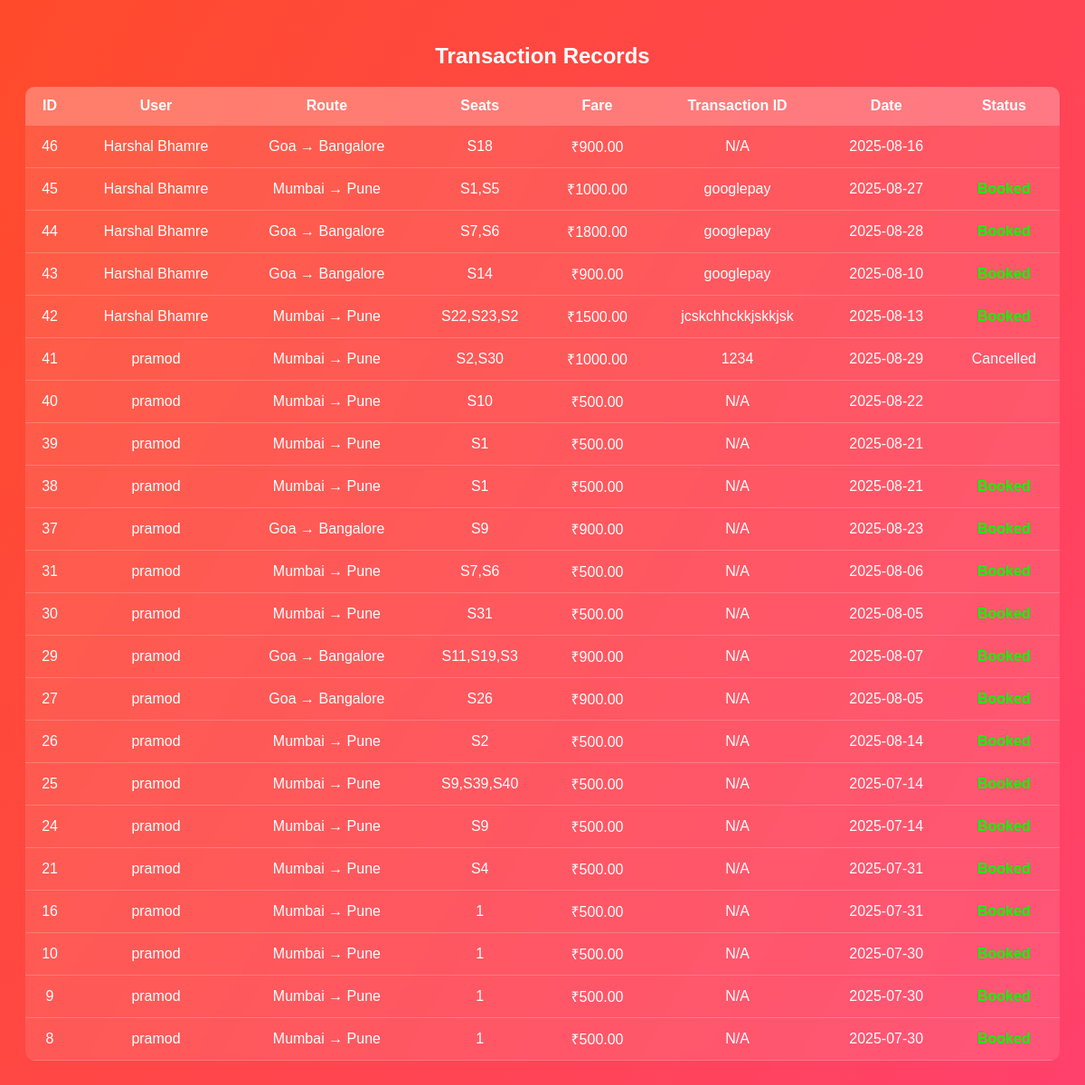
/admin/manage_transaction.php (signed in), run on the app's committed database.
### tables this page shows
CREATE TABLE `bookings` (
  `id` int(11) NOT NULL,
  `user_id` int(11) NOT NULL,
  `source` varchar(100) NOT NULL,
  `destination` varchar(100) NOT NULL,
  `fare` decimal(10,2) NOT NULL,
  `bus_id` int(11) NOT NULL,
  `seat_number` varchar(10) NOT NULL,
  `booking_date` date NOT NULL,
  `status` enum('booked','cancelled') DEFAULT 'booked',
  `transaction_id` varchar(100) DEFAULT NULL
);

CREATE TABLE `users` (
  `id` int(11) NOT NULL,
  `name` varchar(100) NOT NULL,
  `email` varchar(100) NOT NULL,
  `phone` varchar(15) NOT NULL,
  `password` varchar(255) NOT NULL,
  `created_at` timestamp NOT NULL DEFAULT current_timestamp()
);

### admin/manage_transaction.php (the view, shortened to what this page needs)
<?php
include 'config.php';
$sql = "SELECT b.id, u.name AS user_name, b.source, b.destination, b.fare, b.seat_number, b.booking_date, b.transaction_id, b.status
        FROM bookings b
        JOIN users u ON b.user_id = u.id
        ORDER BY b.id DESC";
$result = $conn->query($sql);
?>
<!DOCTYPE html>
<html lang="en">
<head>
</head>
<body>
    <h2>Transaction Records</h2>
    <table>
        <thead>
            <tr>
                <th>ID</th>
                <th>User</th>
                <th>Route</th>
                <th>Seats</th>
                <th>Fare</th>
                <th>Transaction ID</th>
                <th>Date</th>
                <th>Status</th>
            </tr>
        </thead>
        <tbody>
            <?php while ($row = $result->fetch_assoc()): ?>
            <tr>
                <td><?php echo $row['id']; ?></td>
                <td><?php echo htmlspecialchars($row['user_name']); ?></td>
                <td><?php echo $row['source']." → ".$row['destination']; ?></td>
                <td><?php echo htmlspecialchars($row['seat_number']); ?></td>
                <td>₹<?php echo $row['fare']; ?></td>
                <td><?php echo $row['transaction_id'] ?: 'N/A'; ?></td>
                <td><?php echo $row['booking_date']; ?></td>
                <td class="status-<?php echo strtolower($row['status']); ?>">
                    <?php echo ucfirst($row['status']); ?>
                </td>
            </tr>
            <?php endwhile; ?>
        </tbody>
    </table>
</body>
</html>

### admin/manage_transaction.php (style rules this page uses)
body { font-family: Arial, sans-serif; background: linear-gradient(120deg, #ff4b2b, #ff416c); color: #fff; padding: 20px; }
h2 { text-align: center; margin-bottom: 20px; }
table { width: 100%; border-collapse: collapse; background: rgba(255,255,255,0.1); backdrop-filter: blur(5px); border-radius: 10px; overflow: hidden; }
th, td { padding: 12px; text-align: center; border-bottom: 1px solid rgba(255,255,255,0.2); }
th { background: rgba(255,255,255,0.2); }
.status-booked { color: #0f0; font-weight: bold; }

### data on the page
bookings: id "46", user.name "Harshal Bhamre", source "Goa", destination "Bangalore", seat_number "S18", fare "900.00", transaction "N/A", booking_date "2025-08-16"
bookings: id "45", user.name "Harshal Bhamre", source "Mumbai", destination "Pune", seat_number "S1,S5", fare "1000.00", transaction "googlepay", booking_date "2025-08-27"
bookings: id "44", user.name "Harshal Bhamre", source "Goa", destination "Bangalore", seat_number "S7,S6", fare "1800.00", transaction "googlepay", booking_date "2025-08-28"
bookings: id "43", user.name "Harshal Bhamre", source "Goa", destination "Bangalore", seat_number "S14", fare "900.00", transaction "googlepay", booking_date "2025-08-10"
bookings: id "42", user.name "Harshal Bhamre", source "Mumbai", destination "Pune", seat_number "S22,S23,S2", fare "1500.00", transaction "jcskchhckkjskkjsk", booking_date "2025-08-13"
bookings: id "41", user.name "pramod", source "Mumbai", destination "Pune", seat_number "S2,S30", fare "1000.00", transaction "1234", booking_date "2025-08-29", status "Cancelled"
bookings: id "40", user.name "pramod", source "Mumbai", destination "Pune", seat_number "S10", fare "500.00", transaction "N/A", booking_date "2025-08-22"
bookings: id "39", user.name "pramod", source "Mumbai", destination "Pune", seat_number "S1", fare "500.00", transaction "N/A", booking_date "2025-08-21"
bookings: id "38", user.name "pramod", source "Mumbai", destination "Pune", seat_number "S1", fare "500.00", transaction "N/A", booking_date "2025-08-21"
bookings: id "37", user.name "pramod", source "Goa", destination "Bangalore", seat_number "S9", fare "900.00", transaction "N/A", booking_date "2025-08-23"
bookings: id "31", user.name "pramod", source "Mumbai", destination "Pune", seat_number "S7,S6", fare "500.00", transaction "N/A", booking_date "2025-08-06"
bookings: id "30", user.name "pramod", source "Mumbai", destination "Pune", seat_number "S31", fare "500.00", transaction "N/A", booking_date "2025-08-05"
bookings: id "29", user.name "pramod", source "Goa", destination "Bangalore", seat_number "S11,S19,S3", fare "900.00", transaction "N/A", booking_date "2025-08-07"
bookings: id "27", user.name "pramod", source "Goa", destination "Bangalore", seat_number "S26", fare "900.00", transaction "N/A", booking_date "2025-08-05"
bookings: id "26", user.name "pramod", source "Mumbai", destination "Pune", seat_number "S2", fare "500.00", transaction "N/A", booking_date "2025-08-14"
bookings: id "25", user.name "pramod", source "Mumbai", destination "Pune", seat_number "S9,S39,S40", fare "500.00", transaction "N/A", booking_date "2025-07-14"
bookings: id "24", user.name "pramod", source "Mumbai", destination "Pune", seat_number "S9", fare "500.00", transaction "N/A", booking_date "2025-07-14"
bookings: id "21", user.name "pramod", source "Mumbai", destination "Pune", seat_number "S4", fare "500.00", transaction "N/A", booking_date "2025-07-31"
bookings: id "16", user.name "pramod", source "Mumbai", destination "Pune", seat_number "1", fare "500.00", transaction "N/A", booking_date "2025-07-31"
bookings: id "10", user.name "pramod", source "Mumbai", destination "Pune", seat_number "1", fare "500.00", transaction "N/A", booking_date "2025-07-30"
bookings: id "9", user.name "pramod", source "Mumbai", destination "Pune", seat_number "1", fare "500.00", transaction "N/A", booking_date "2025-07-30"
bookings: id "8", user.name "pramod", source "Mumbai", destination "Pune", seat_number "1", fare "500.00", transaction "N/A", booking_date "2025-07-30"
